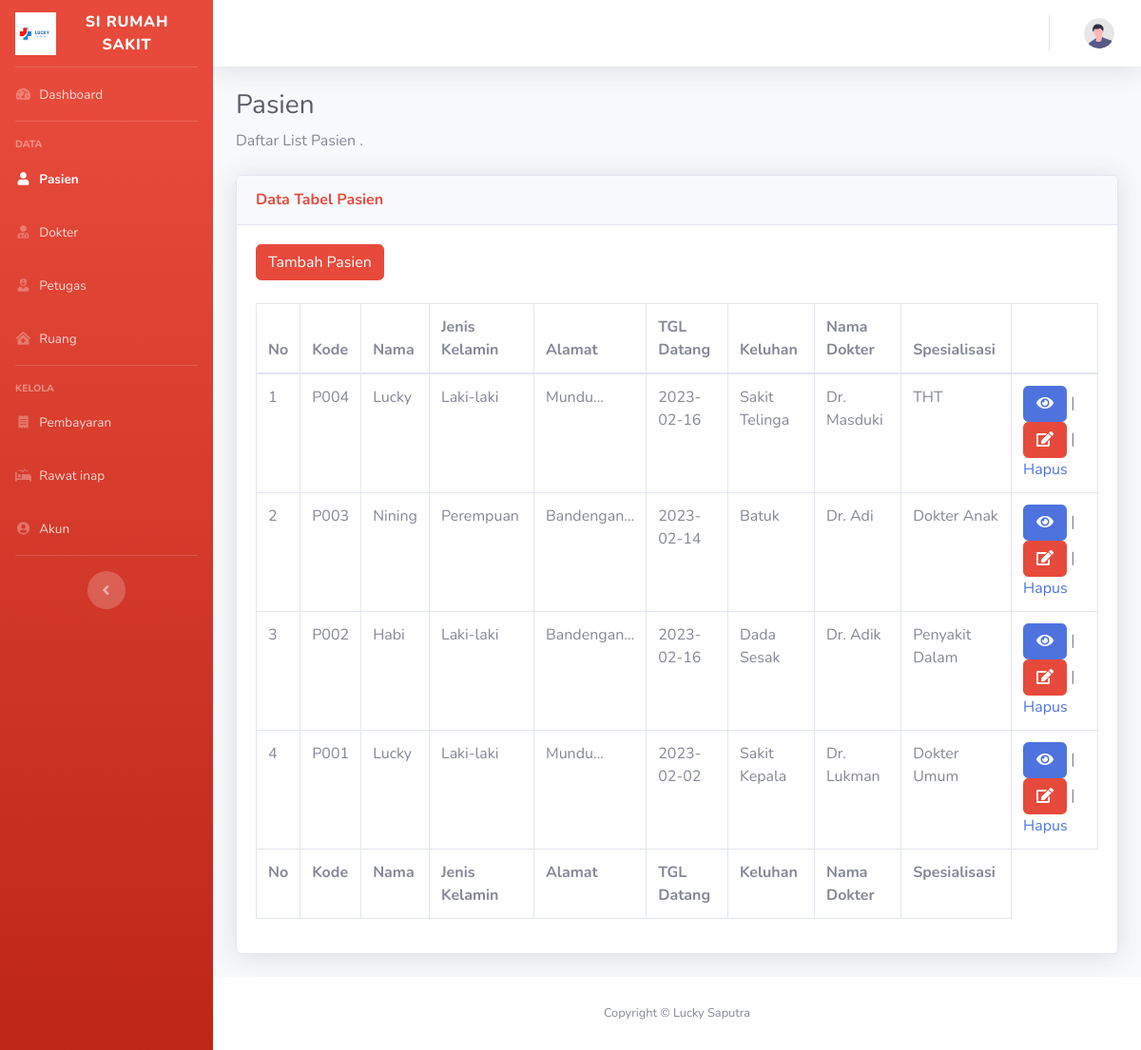
Page /admin/pasien.php on the committed database.
### tables this page shows
CREATE TABLE `pasien` (
  `kd_pasien` varchar(16) NOT NULL,
  `nama_pasien` varchar(150) NOT NULL,
  `alamat_pasien` varchar(200) NOT NULL,
  `jk` varchar(16) NOT NULL,
  `tgl_datang` date NOT NULL,
  `keluhan` varchar(200) NOT NULL,
  `kd_dokter` varchar(16) NOT NULL
);

CREATE TABLE `dokter` (
  `kd_dokter` varchar(16) NOT NULL,
  `nama_dokter` varchar(200) NOT NULL,
  `alamat_dokter` varchar(200) NOT NULL,
  `spesialisasi` varchar(50) NOT NULL
);

### admin/pasien.php (the view, shortened to what this page needs)
<?php
  include('koneksi.php');
?>
<!DOCTYPE html>
<html lang="en">
<head>
    <link href="vendor/fontawesome-free/css/all.min.css" rel="stylesheet" type="text/css">
    <link href="css/sb-admin-2.min.css" rel="stylesheet">
</head>
<body id="page-top">
<div id="wrapper">
    <ul class="navbar-nav bg-gradient-danger  sidebar sidebar-dark accordion" id="accordionSidebar">
        <a class="sidebar-brand d-flex align-items-center justify-content-center" href="dashboard.php">
            <div class="sidebar-brand-icon">
                <img src="../assets/img/favicon.png" alt="" width="43" height="45" class="d-inline-block align-text-top">
            </div>
            <div class="sidebar-brand-text mx-3">SI Rumah Sakit </div>
        </a>
        <hr class="sidebar-divider my-0">
        <li class="nav-item">
            <a class="nav-link" href="dashboard.php">
                <i class="fas fa-fw fa-tachometer-alt"></i>
                <span>Dashboard</span></a>
        </li>
        <hr class="sidebar-divider">
            <div class="sidebar-heading">
                Data
            </div>
            <li class="nav-item active">
                <a class="nav-link" href="pasien.php">
                    <i class="fas fa-fw fa-user"></i>
                    <span>Pasien</span></a>
            </li>
            <li class="nav-item">
                <a class="nav-link" href="dokter.php">
                    <i class="fas fa-fw fa-user-md"></i>
                    <span>Dokter</span></a>
            </li>
            <li class="nav-item">
                <a class="nav-link" href="petugas.php">
                    <i class="fas fa-fw fa-user-nurse"></i>
                    <span>Petugas</span></a>
            </li>
                <li class="nav-item">
                            <a class="nav-link" href="ruang.php">
                                <i class="fas fa-fw fa-clinic-medical"></i>
                                <span>Ruang</span></a>
                        </li>
                <hr class="sidebar-divider">
                <div class="sidebar-heading">
                    Kelola
                </div>
                <li class="nav-item ">
                    <a class="nav-link " href="pembayaran.php">
                        <i class="fas fa-fw fa-receipt"></i>
                        <span>Pembayaran</span></a>
                </li>
                <li class="nav-item">
                    <a class="nav-link " href="rawat.php">
                        <i class="fas fa-fw fa-procedures"></i>
                        <span>Rawat inap</span></a>
                </li>
                <li class="nav-item">
                    <a class="nav-link" href="users.php">
                        <i class="fas fa-fw fa-user-circle"></i>
                        <span>Akun</span></a>
                </li>
        <hr class="sidebar-divider d-none d-md-block">
        <div class="text-center d-none d-md-inline">
            <button class="rounded-circle border-0" id="sidebarToggle"></button>
        </div>
    </ul>
        <div id="content-wrapper" class="d-flex flex-column">
            <div id="content">
                <nav class="navbar navbar-expand navbar-light bg-white topbar mb-4 static-top shadow">
                    <ul class="navbar-nav ml-auto">
                        <li class="nav-item dropdown no-arrow">
                            <a class="nav-link dropdown-toggle" href="#" id="userDropdown" role="button"
                                data-toggle="dropdown" aria-haspopup="true" aria-expanded="false">
                                <img class="img-profile rounded-circle"
                                    src="img/undraw_profile.svg">
                            </a>
                        </li>
                    </ul>
                </nav>
                <div class="container-fluid">
                    <h1 class="h3 mb-2 text-gray-800">Pasien</h1>
                    <p class="mb-4">Daftar List Pasien .</p>
                    <div class="card shadow mb-4">
                        <div class="card-header py-3">
                            <h6 class="m-0 font-weight-bold text-danger">Data Tabel Pasien</h6>
                        </div>
                        <div class="card-body">
                            <div class="table-responsive">
                                <table class="table table-bordered" id="dataTable" width="100%" cellspacing="0">
<div class="d-sm-flex align-items-center justify-content-between mb-4">
<button type="button" class="btn btn-danger" data-toggle="modal" data-target="#exampleModal">
  Tambah Pasien
</button>
                    </div>
                                    <thead>
                                        <tr>
                                            <th>No</th>
                                            <th>Kode</th>
                                            <th>Nama</th>
                                            <th>Jenis Kelamin</th>
                                            <th>Alamat</th>
                                            <th>TGL Datang</th>
                                            <th>Keluhan</th>
                                            <th>Nama Dokter</th>
                                            <th>Spesialisasi</th>
                                            <th></th>
                                        </tr>
                                    </thead>
                                    <tfoot>
                                        <tr>
                                        <th>No</th>
                                            <th>Kode</th>
                                            <th>Nama</th>
                                            <th>Jenis Kelamin</th>
                                            <th>Alamat</th>
                                            <th>TGL Datang</th>
                                            <th>Keluhan</th>
                                            <th>Nama Dokter</th>
                                            <th>Spesialisasi</th>
                                        </tr>
                                    </tfoot>
                                    <tbody>
                                    <?php
                                    $query = "SELECT p.kd_pasien,p.nama_pasien,p.alamat_pasien,p.keluhan,p.kd_dokter,p.tgl_datang,d.nama_dokter,d.spesialisasi,p.jk FROM pasien p INNER JOIN dokter d ON d.kd_dokter=p.kd_dokter ORDER BY kd_pasien DESC";
                                    $result = mysqli_query($kon, $query);
                                    $no = 1;
                                    while($row = mysqli_fetch_assoc($result))
                                    {
                                    ?>
                                    <tr>
                                        <td><?php echo $no; ?></td>
                                        <td><?php echo $row['kd_pasien']; ?></td>
                                        <td><?php echo $row['nama_pasien']; ?></td>
                                        <td><?php echo $row['jk']; ?></td>
                                        <td><?php echo substr($row['alamat_pasien'], 0, 20); ?>...</td>
                                        <td><?php echo $row['tgl_datang']; ?></td>
                                        <td><?php echo $row['keluhan']; ?></td>
                                        <td><?php echo $row['nama_dokter']; ?></td>
                                        <td><?php echo $row['spesialisasi']; ?></td>
                                        <td>
                            <button type="button" class="btn btn-primary" data-toggle="modal" data-target="#Modalliat<?php echo $row['kd_pasien'];?>">
                            <i class="fas fa-fw fa-eye"></i>
                            </button>
                                        |
                            <button type="button" class="btn btn-danger" data-toggle="modal" data-target="#Modalubah<?php echo $row['kd_pasien'];?>">
                            <i class="fas fa-fw fa-edit"></i>
                            </button>
                                        |
                                            <a href="pasien/hapus_pasien.php?id=<?php echo $row['kd_pasien']; ?>" onclick="return confirm('Anda yakin akan menghapus data ini?')">Hapus</a>
                                        </td>
                                    </tr>
                                    <?php
                                        $no++;
                                    }
                                    ?>
                                    </tbody>
                                </table>
                            </div>
                        </div>
                    </div>
                </div>
            </div>
            <footer class="sticky-footer bg-white">
                <div class="container my-auto">
                    <div class="copyright text-center my-auto">
                        <span>Copyright &copy; Lucky Saputra</span>
                    </div>
                </div>
            </footer>
        </div>
    </div>
</body>
</html>

### rows in the picture
pasien: kd_pasien "P004", nama_pasien "Lucky", jk "Laki-laki", alamat_pasien "Mundu", tgl_datang "2023-02-16", keluhan "Sakit Telinga", kd_dokter.nama_dokter "Dr. Masduki", kd_dokter.spesialisasi "THT"
pasien: kd_pasien "P003", nama_pasien "Nining", jk "Perempuan", alamat_pasien "Bandengan", tgl_datang "2023-02-14", keluhan "Batuk", kd_dokter.nama_dokter "Dr. Adi", kd_dokter.spesialisasi "Dokter Anak"
pasien: kd_pasien "P002", nama_pasien "Habi", jk "Laki-laki", alamat_pasien "Bandengan", tgl_datang "2023-02-16", keluhan "Dada Sesak", kd_dokter.nama_dokter "Dr. Adik", kd_dokter.spesialisasi "Penyakit Dalam"
pasien: kd_pasien "P001", nama_pasien "Lucky", jk "Laki-laki", alamat_pasien "Mundu", tgl_datang "2023-02-02", keluhan "Sakit Kepala", kd_dokter.nama_dokter "Dr. Lukman", kd_dokter.spesialisasi "Dokter Umum"
